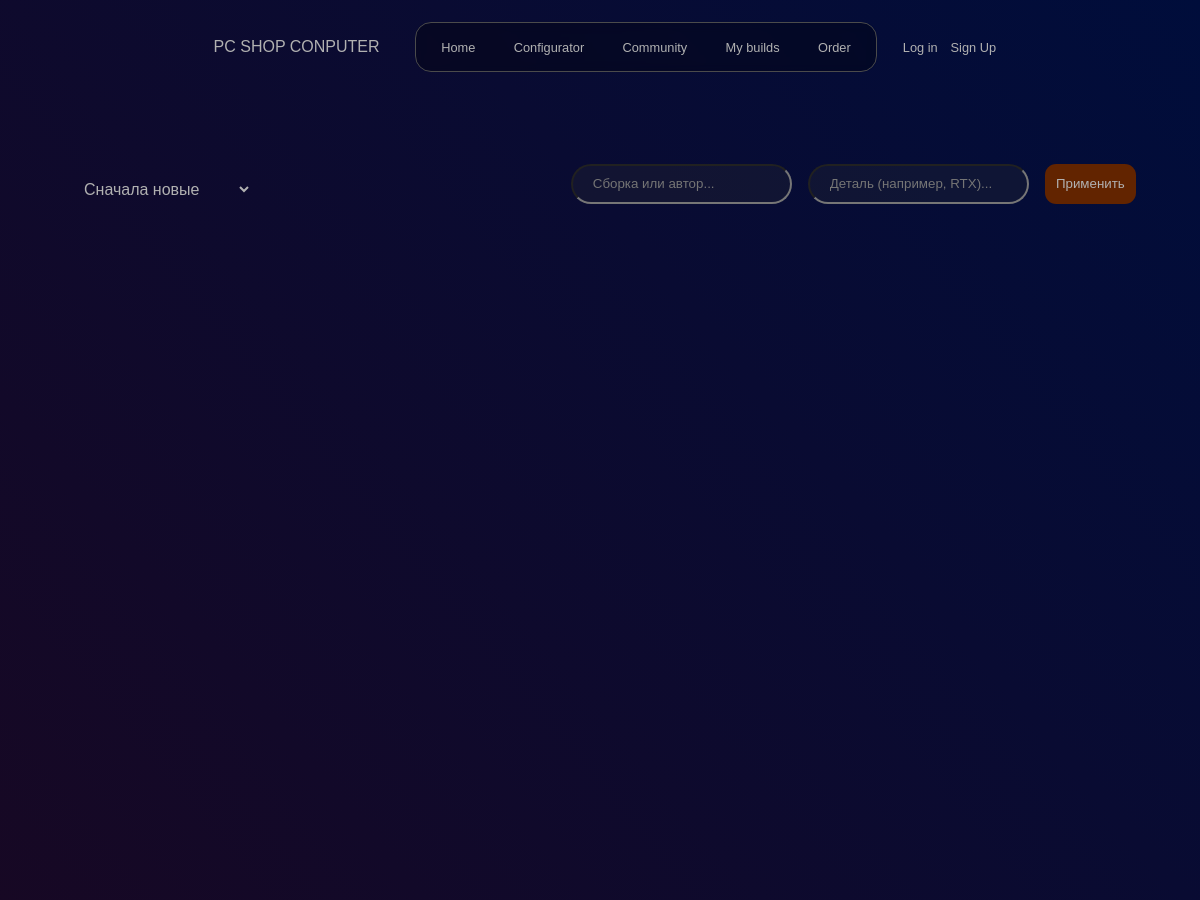
The page /builds/ (upper part) on the database as committed earlier.
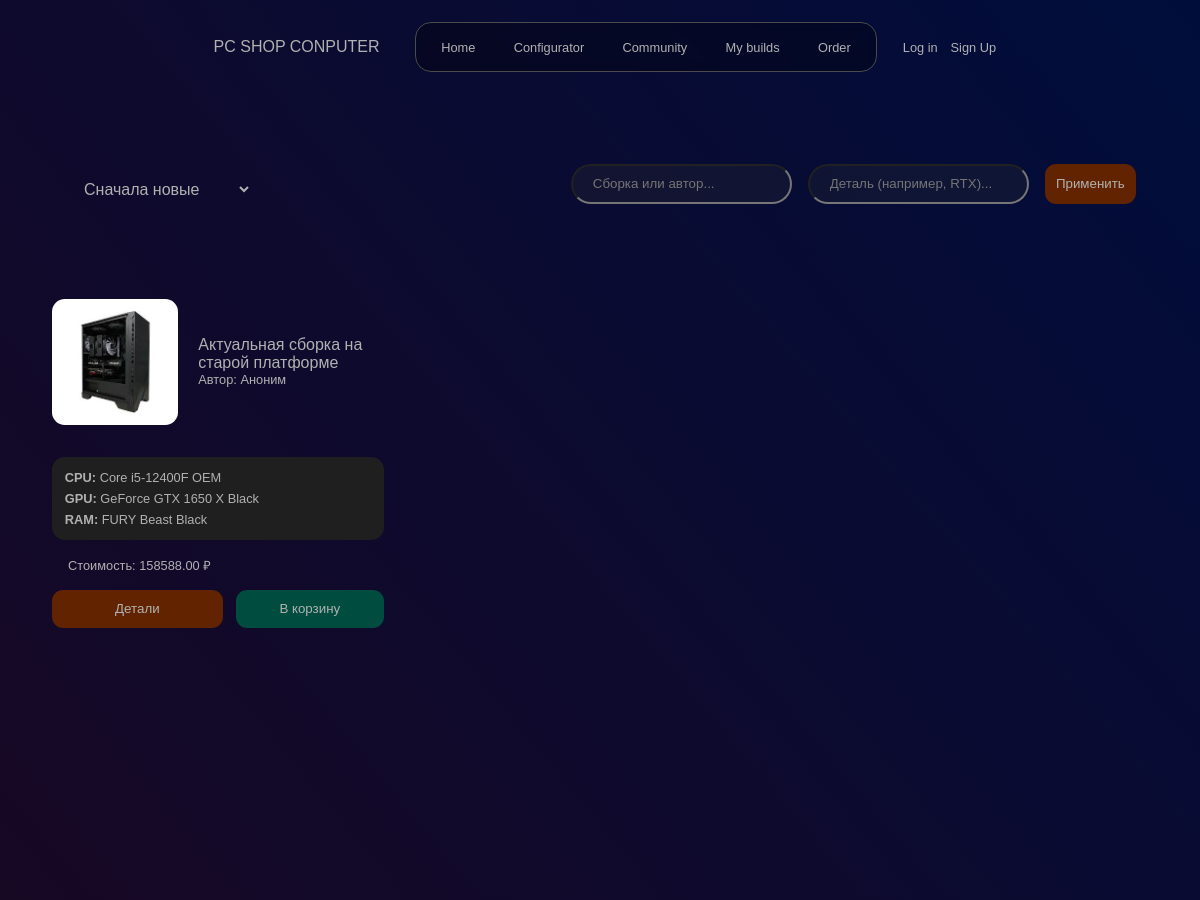
The same page on the database as committed later.
### conputer/models.py (models this page shows, shortened)
class PCBuild(models.Model):
    title = models.CharField(
        max_length=200,
        verbose_name="Название сборки"
    )
    author = models.ForeignKey(User, on_delete=models.CASCADE, null=True, blank=True, verbose_name="Автор")
    is_published = models.BooleanField(default=False, verbose_name="Опубликовать в сообществе")
    created_at = models.DateTimeField(
        auto_now_add=True,
        verbose_name="Дата создания"
    )
    cpu = models.ForeignKey(
        Component,
        on_delete=models.SET_NULL,
        related_name="build_cpu",
        verbose_name="Процессор",
        limit_choices_to={'category__name__iexact': 'Процессор'},
        null=True,
        blank=True
    )
    gpu = models.ForeignKey(
        Component,
        on_delete=models.SET_NULL,
        related_name="build_gpu",
        verbose_name="Видеокарта",
        limit_choices_to={'category__name__iexact': 'Видеокарта'},
        null=True,
        blank=True
    )
    motherboard = models.ForeignKey(
        Component,
        on_delete=models.SET_NULL,
        related_name="build_mboard",
        verbose_name="Материнская плата",
        limit_choices_to={'category__name__iexact': 'Материнская плата'},
        null=True,
        blank=True
    )
    ram = models.ForeignKey(
        Component,
        on_delete=models.SET_NULL,
        related_name="build_ram",
        verbose_name="Оперативная память",
        limit_choices_to={'category__name__iexact': 'Оперативная память'},
        null=True,
        blank=True
    )
    powerSupply = models.ForeignKey(
        Component,
        on_delete=models.SET_NULL,
        related_name="build_powerSupply",
        verbose_name="Блок питания",
        limit_choices_to={'category__name__iexact': 'Блок питания'},
        null=True,
        blank=True
    )
    case = models.ForeignKey(
        Component,
        on_delete=models.SET_NULL,
        related_name="build_case",
        verbose_name="Корпус",
        limit_choices_to={'category__name__iexact': 'Корпус'},
        null=True,
        blank=True
    )
    storage_primary = models.ForeignKey(
        Component,
        on_delete=models.SET_NULL,
        related_name="build_storage_primary",
        verbose_name="Накопитель 1",
        limit_choices_to={'category__name__iexact': 'Накопитель'},
        null=True,
        blank=True
    )
    storage_primary_quantity = models.PositiveIntegerField(
        default=1,
        verbose_name="Количество накопителей 1"
    )
    storage_second = models.ForeignKey(
        Component,
        on_delete=models.SET_NULL,
        related_name="build_storage_second",
        verbose_name="Накопитель 2",
        limit_choices_to={'category__name__iexact': 'Накопитель'},
        null=True,
        blank=True
    )
    storage_second_quantity = models.PositiveIntegerField(
        default=1,
        verbose_name="Количество накопителей 2"
    )
    cooller = models.ForeignKey(
        Component,
        on_delete=models.SET_NULL,
        related_name="build_cooller",
        verbose_name="Кулер для процессора",
        limit_choices_to={'category__name__iexact': 'Кулер для процессора'},
        null=True,
        blank=True
    )
    coollerCase = models.ForeignKey(
        Component,
        on_delete=models.SET_NULL,
        related_name="build_coollerCase",
        verbose_name="Корпусный вентилятор",
        limit_choices_to={'category__name__iexact': 'Корпусный вентилятор'},
        null=True,
        blank=True
    )
    coollerCase_quantity = models.PositiveIntegerField(
        default=1,
        null=True,
        blank=True,
        verbose_name="Количество вентиляторов"
    )
    main_photo = models.FileField(
        upload_to='component_covers/',
        validators=[FileExtensionValidator(allowed_extensions=['jpg', 'jpeg', 'png', 'svg'])],
        verbose_name="Изображение (JPG, PNG, SVG)",
        null=True,
        blank=True
    )
    class Meta:
        verbose_name = "Сборка ПК"
        verbose_name_plural = "Сборки ПК"
    def get_total_price(self):
        total = 0
        items = [
            (self.cpu, 1),
            (self.gpu, 1),
            (self.motherboard, 1),
            (self.ram, 1),
            (self.powerSupply, 1),
            (self.case, 1),
            (self.cooller, 1),
            (self.storage_primary, self.storage_primary_quantity),
            (self.storage_second, self.storage_second_quantity),
            (self.coollerCase, self.coollerCase_quantity),
        ]
        for component, quantity in items:
            if component and hasattr(component, 'price'):
                total += component.price * quantity
        return total

class Component(models.Model):
    name = models.CharField(
        max_length=100,
        verbose_name="Название компонента"
    )
    description = models.CharField(
        max_length=1000,
        verbose_name="Характеристики компонента"
    )
    brand = models.ForeignKey(
        Brand,
        on_delete=models.CASCADE,
        verbose_name="Компания производитель"
    )
    category = models.ForeignKey(
        Component_category,
        on_delete=models.CASCADE,
        verbose_name="Категория"
    )
    img = models.ImageField(
        upload_to='component_covers/',
        verbose_name = "Изображение компонента"
    )
    price = models.DecimalField(
        max_digits=10,
        decimal_places=2,
        default=0
    )
    class Meta:
        verbose_name = "Компонент",
        verbose_name_plural = "Компоненты"

### conputer/views.py (the view, shortened to what this page needs)
# urls.py: path('builds/', views.build_list, name='build_list'),
def build_list(request):
    query_common = request.GET.get('q_common')  # Название/Автор
    query_parts = request.GET.get('q_parts')    # Компоненты
    sort_by = request.GET.get('sort', '-created_at')
    allowed_sort = ['total_price', '-total_price', 'created_at', '-created_at', 'title']
    if sort_by not in allowed_sort:
        sort_by = '-created_at'
    builds = PCBuild.objects.annotate(
        total_price=ExpressionWrapper(
            Coalesce(F('cpu__price'), 0) +
            Coalesce(F('gpu__price'), 0) +
            Coalesce(F('motherboard__price'), 0) +
            Coalesce(F('ram__price'), 0) +
            Coalesce(F('powerSupply__price'), 0) +
            Coalesce(F('case__price'), 0) +
            Coalesce(F('cooller__price'), 0) +
            (Coalesce(F('storage_primary__price'), 0) * F('storage_primary_quantity')) +
            (Coalesce(F('storage_second__price'), 0) * F('storage_second_quantity')) +
            (Coalesce(F('coollerCase__price'), 0) * F('coollerCase_quantity')),
            output_field=models.DecimalField() # Явно указываем тип результата
        )
    ).select_related(
        'cpu', 'gpu', 'motherboard', 'ram',
        'powerSupply', 'case', 'storage_primary',
        'storage_second', 'cooller', 'coollerCase'
    )
    if query_common:
        builds = builds.filter(
            Q(title__icontains=query_common) |
            Q(user_name__icontains=query_common)
        )
    builds = builds.order_by(sort_by)
    return render(request, 'conputer/builds.html', {
        'builds': builds,
        'current_sort': sort_by,
        'q_common': query_common,
        'q_parts': query_parts
    })

### conputer/templates/conputer/builds.html (shortened to what this page needs)
<!DOCTYPE html>
{% load static %}
<html lang="ru">
<head>
    <link rel="stylesheet" href="{% static 'conputer/css/style.css' %}">
</head>
<body>
    <header>
        <nav class="navbar" id="id1">
            <h1>PC SHOP CONPUTER</h1>
            <li class="navbar">
                <ul><a href="{% url 'home' %}">Home</a></ul>
                <ul><a href="{% url 'building' %}">Configurator</a></ul>
                <ul><a href="{% url 'build_list' %}">Community</a></ul>
                <ul><a href="{% url 'mybuilds' %}">My builds</a></ul>
                <ul><a href="{% url 'orders_view' %}">Order</a></ul>
            </li>
            <div class="flex">
            {% if user.is_authenticated %}
                <button class="autoris">{{ user.username }}</button>
                <form action="{% url 'logout' %}" method="post" style="display:inline;">
                    {% csrf_token %}
                    <button type="submit" class="autoris">Logout</button>
                </form>
            {% else %}
                <a href="{% url 'login' %}" class="autoris" id="regact">Log in</a>
                <a href="{% url 'signup' %}" class="autoris" id="regact">Sign Up</a>
            {% endif %}
            </div>
        </nav>
    </header>
    <main>
        <div class="sortByPriceAND">
            <select id="sort-select" onchange="updateFilters('sort', this.value)">
                <option value="-created_at" {% if current_sort == '-created_at' %}selected{% endif %}>Сначала новые</option>
            </select>
            <form method="GET" action="" class="search-form">
                <input class="searchField" type="text" name="q_common" placeholder="Сборка или автор..."
                    value="{{ q_common|default:'' }}">
                <input class="searchField" type="text" name="q_parts" placeholder="Деталь (например, RTX)..."
                    value="{{ q_parts|default:'' }}">
                <button type="submit" class="actions">Применить</button>
            </form>
        </div>
        <div class="gridComponents buildsGrid">
            {% for build in builds %}
            {% if build.is_published %}
            <div class="component_box" id="build-{{ build.id }}">
                <div class="flex">
                    {% if build.main_photo %}
                    <img src="{{ build.main_photo.url }}" class="img_component build_img">
                    {% else %}
                    <div class="img_component">Нет фото</div>
                    {% endif %}
                    <div >
                        <h2>{{ build.title }}</h2>
                        <p class="author_label">Автор: {{ build.user_name|default:"Аноним" }}</p>
                    </div>
                </div>
                <div class="infocomponent infobuilds">
                    <p><strong>CPU:</strong> {{ build.cpu.name|default:"—" }}</p>
                    <p><strong>GPU:</strong> {{ build.gpu.name|default:"—" }}</p>
                    <p><strong>RAM:</strong> {{ build.ram.name|default:"—" }}</p>
                </div>
                <div id="pricebox">
                    <p>Стоимость: <span class="price_val">{{ build.get_total_price }} ₽</span></p>
                </div>
                <div class="componentActions">
                    <button class="actions info_btn" data-modal="build-modal-{{ build.id }}">
                        Детали
                    </button>
                    <form action="{% url 'add_to_cart' build.id %}" method="POST" style="flex: 1;">
                        <button type="submit" class="actions order_btn" style="background-color: #004d40 ; width: 100%;">
                            В корзину
                        </button>
                    </form>
                </div>
            </div>
            {% endif %}
            {% endfor %}
        </div>
    </main>
</body>
</html>

Rows that differ between the two databases and show on the page:
added PCBuild: main_photo (picture), title "Актуальная сборка на старой платформе", user_name "Аноним", cpu.name "Core i5-12400F OEM", gpu.name "GeForce GTX 1650 X Black", ram.name "FURY Beast Black", get_total_price "158588.00"
